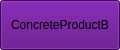
<?xml version="1.0" encoding="UTF-8"?>
<ui version="4.0">
 <class>ConcreteProductB</class>
 <widget class="QWidget" name="ConcreteProductB">
  <property name="geometry">
   <rect>
    <x>0</x>
    <y>0</y>
    <width>120</width>
    <height>50</height>
   </rect>
  </property>
  <property name="windowTitle">
   <string>Form</string>
  </property>
  <widget class="QPushButton" name="pushButton">
   <property name="geometry">
    <rect>
     <x>0</x>
     <y>0</y>
     <width>120</width>
     <height>50</height>
    </rect>
   </property>
   <property name="styleSheet">
    <string notr="true">background-color: rgb(85, 0, 127);</string>
   </property>
   <property name="text">
    <string>ConcreteProductB</string>
   </property>
  </widget>
 </widget>
 <resources/>
 <connections/>
</ui>
